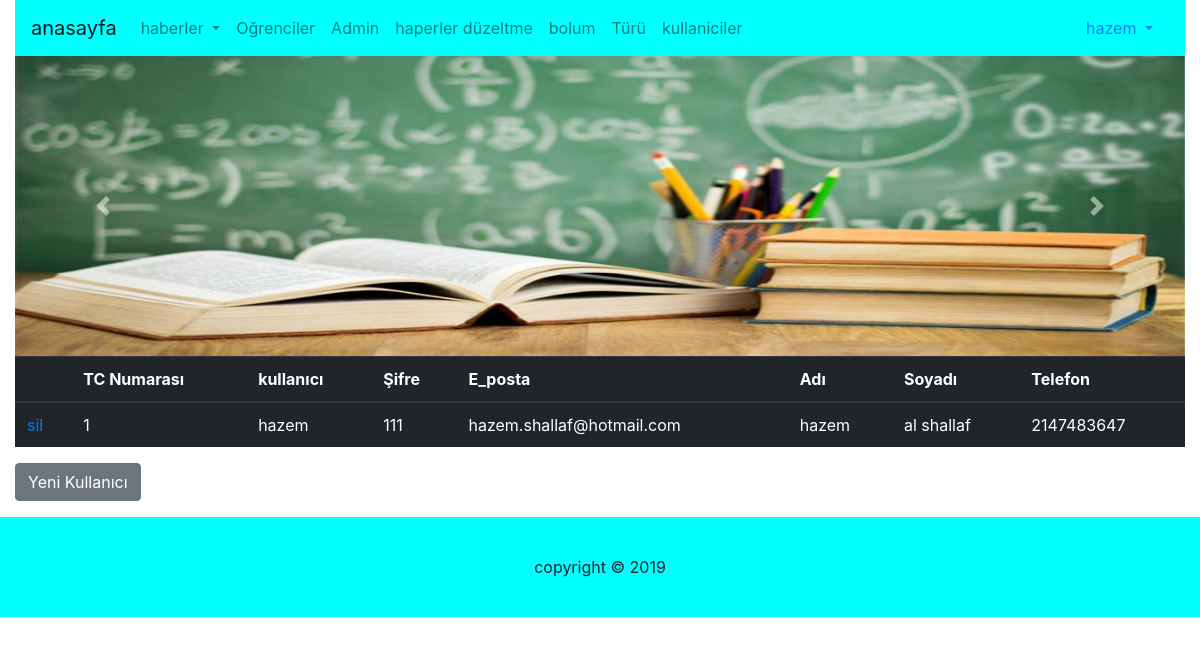
/kullaniciler.php?kullaniciadi=hazem (signed in), run on the app's committed database.
### tables this page shows
CREATE TABLE `kullanici` (
  `TC_NO` int(11) NOT NULL,
  `KULLANICI_ADI` varchar(50) NOT NULL,
  `SIFRE` varchar(50) NOT NULL,
  `E_POSTA` varchar(50) NOT NULL,
  `ADI` varchar(20) NOT NULL,
  `SOYADI` varchar(20) NOT NULL,
  `TELEFON` varchar(12) NOT NULL
);

### kullaniciler.php (the view, shortened to what this page needs)
<?php include("header.php"); ?>
<?php include("adminustMenu.php"); ?>
<?php include("slider.php"); ?>
<div class="container-fluid">
	<div class="row">
		<div class="col-12">
			<?php
			$kuladi = $_GET["kullaniciadi"];
			$sql = mysql_query("select
				TC_NO, KULLANICI_ADI, SIFRE ,E_POSTA,ADI,SOYADI,TELEFON
			from kullanici ");
				echo '<table class="table table-dark">
					<thead>
						<tr>
							<th scope="col"></th>
							<th scope="col">TC Numarası</th>
							<th scope="col">kullanıcı</th>
							<th scope="col">Şifre</th>
							<th scope="col">E_posta</th>
							<th scope="col">Adı</th>
							<th scope="col">Soyadı</th>
							<th scope="col">Telefon</th>
						</tr>
					</thead>';
				while($dizi = mysql_fetch_array($sql))
				{
					echo '<tbody>
						<tr>
							<td><a href="?kullaniciadi='.$kuladi.'&sil='.$dizi["TC_NO"].'">sil</a></td>
							<td>'.$dizi["TC_NO"].'</td>
							<td>'.$dizi["KULLANICI_ADI"].'</td>
							<td>'.$dizi["SIFRE"].'</td>
							<td>'.$dizi["E_POSTA"].'</td>
							<td>'.$dizi["ADI"].'</td>
							<td>'.$dizi["SOYADI"].'</td>
							<td>'.$dizi["TELEFON"].'</td>
						</tr>
					</tbody>
				';
				}
				?></table>
				<form action="" method="POST">
					<input type="submit" class="btn btn-secondary" name="hesapoluş" value="Yeni Kullanıcı"/>
		</div>
	</div>
</div>
<?php include("footer.php"); ?>

### adminustMenu.php (shortened to what this page needs)
<div class="container-fluid" >
	<div class="row">
		<div class="col-12">
		<?php
		$kuladi = $_GET["kullaniciadi"];
				$sql1 = mysql_query("select
				*
			from kullanici where KULLANICI_ADI='$kuladi'");
			while($diz = mysql_fetch_array($sql1))
				{
				echo '<nav class="navbar navbar-expand-lg navbar-light" style="background-color:aqua;">
				<a class="navbar-brand" href="admin.php?kullaniciadi='.$kuladi.'">anasayfa</a>
				<button class="navbar-toggler" type="button" data-toggle="collapse" data-target="#navbarNavDropdown" aria-controls="navbarNavDropdown" aria-expanded="false" aria-label="Toggle navigation">
					<span class="navbar-toggler-icon"></span>
				</button>
				<div class="collapse navbar-collapse" id="navbarNavDropdown">
					<ul class="navbar-nav">
						<li class="nav-item dropdown">
							<a class="nav-link dropdown-toggle" href="#" id="navbarDropdownMenuLink" role="button" data-toggle="dropdown" aria-haspopup="true" aria-expanded="false">
							haberler
							</a>
							<div class="dropdown-menu" aria-labelledby="navbarDropdownMenuLink">';
							echo'</div>
						</li>
						<li class="nav-item">
							<a class="nav-link" href="ogrenciler.php?kullaniciadi='.$kuladi.'">Oğrenciler</a>
						</li>
						<li class="nav-item">
							<a class="nav-link" href="kullaniciler.php?kullaniciadi='.$kuladi.'">Admin</a>
						</li>
						<li class="nav-item">
							<a class="nav-link" href="adminhaperler.php?kullaniciadi='.$kuladi.'">haperler düzeltme</a>
						</li>
						<li class="nav-item">
							<a class="nav-link" href="bolum.php?kullaniciadi='.$kuladi.'">bolum </a>
						</li>
						<li class="nav-item">
							<a class="nav-link" href="turu.php?kullaniciadi='.$kuladi.'">Türü</a>
						</li>
						<li class="nav-item">
							<a class="nav-link" href="kull.php?kullaniciadi='.$kuladi.'">kullaniciler</a>
						</li>
					</ul>
				</div>
				<ul class="nav justify-content-end">
					<li class="nav-item dropdown">
						<a class="nav-link dropdown-toggle" href="#" id="navbarDropdownMenuLink" role="button" data-toggle="dropdown" aria-haspopup="true" aria-expanded="false">
							'.$diz["KULLANICI_ADI"].'
						</a>
						<div class="dropdown-menu" aria-labelledby="navbarDropdownMenuLink">
								<a class="dropdown-item" href="adminayarlar.php?kullaniciadi='.$kuladi.'">Ayarlar</a>
								<a class="dropdown-item" href="cikis.php">Çıkış</a>
						</div>
					</li>
				</ul>
					</nav>';
				}
			?>
		</div>
	</div>
</div>

### stil/stil.css (style rules this page uses)
body { margin: 0 auto ; }

### data on the page
kullanici: KULLANICI_ADI "hazem", TC_NO "1", SIFRE "111", E_POSTA "hazem.shallaf@hotmail.com", ADI "hazem", SOYADI "al shallaf", TELEFON "2147483647"
